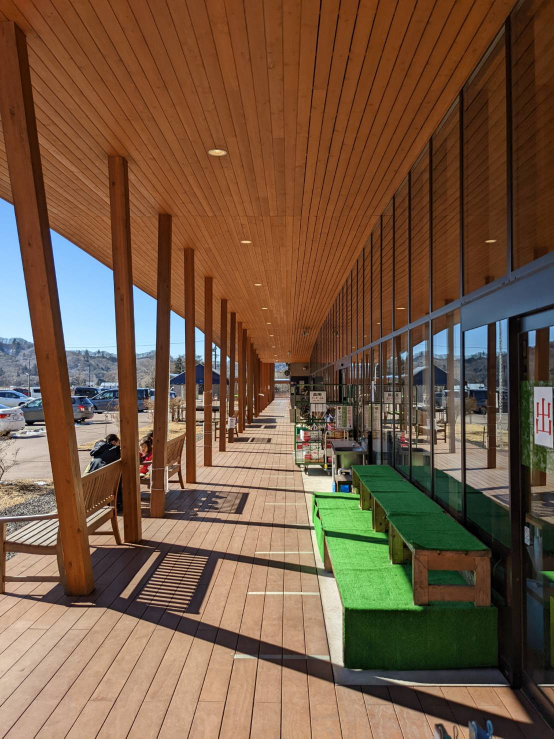
#> input picture imgs_input/karuizawa.jpg, 1108 x 1477 px (shown at 1/2 size)
$ python main.py
#> lines starting #> are read from the running program, lines starting #| are printed output that depends on the picture
### modules/VanishinPointDetector.py
# Contribution
# https://github.com/KEDIARAHUL135/VanishingPoint
import cv2
import math
import numpy as np


class VanishingPointDetector():
    def __init__(self, img):
        self.img = img
        self.lines = None
        self.vp = None

        # Threshold by which lines will be rejected wrt the horizontal
        self.REJECT_DEGREE_TH = 4.0

    # [11 lines left out: function visualize, not called in this run]

    def filterLines(self, lines):
        result_lines = []

        for line in lines:
            [[x1, y1, x2, y2]] = line

            if x1 != x2:
                m = (y2 - y1) / (x2 - x1)
            else:
                m = 100000000
            b = y2 - m * x2
            # theta will contain values between -90 -> +90.
            theta = math.degrees(math.atan(m))

            # Rejecting lines of slope near to 0 degree or 90 degree and storing others
            if self.REJECT_DEGREE_TH <= abs(theta) <= (90 - self.REJECT_DEGREE_TH):
                ll = math.sqrt((y2 - y1)**2 + (x2 - x1)**2)    # length of the line
                result_lines.append([x1, y1, x2, y2, m, b, ll])

        if len(result_lines) > 15:
            result_lines = sorted(result_lines, key=lambda x: x[-1], reverse=True)
            result_lines = result_lines[:15]

        return result_lines

    def getLines(self):
        grayscale_img = cv2.cvtColor(self.img, cv2.COLOR_BGR2GRAY)
        blurred_img = cv2.GaussianBlur(grayscale_img, (5, 5), 1)
        edge_img = cv2.Canny(blurred_img, 40, 255)
        lines = cv2.HoughLinesP(edge_img, 1, np.pi / 180, 50, 10, 15)

        if lines is None:
            print("Not enough lines found in the image for Vanishing Point detection.")
            exit(0)

        lines = self.filterLines(lines)
        self.lines = lines

        return lines

    def getVanishingPoint(self):
        vp = None
        min_error = 100000000000

        lines = self.getLines()

        for i in range(len(lines)):
            for j in range(i + 1, len(lines)):
                m1, b1 = lines[i][4], lines[i][5]
                m2, b2 = lines[j][4], lines[j][5]

                if m1 != m2:
                    x0 = (b1 - b2) / (m2 - m1)
                    y0 = m1 * x0 + b1

                    err = 0
                    for k in range(len(lines)):
                        m, b = lines[k][4], lines[k][5]
                        m_ = (-1 / m)
                        b_ = y0 - m_ * x0

                        x_ = (b - b_) / (m_ - m)
                        y_ = m_ * x_ + b_

                        ll = math.sqrt((y_ - y0)**2 + (x_ - x0)**2)

                        err += ll**2

                    err = math.sqrt(err)

                    if min_error > err:
                        min_error = err
                        vp = [x0, y0]

        self.vp = vp
        return vp

### modules/ScaleDetector.py
import glob
import random
import cv2


class ScaleDetector():
    def __init__(self, img, vanishingPoint, referencePoint, referenceHeight):
        # Vanishing point
        self.vp = vanishingPoint
        # Y and X cordinates of the reference figure origin
        self.rp = referencePoint
        self.rp_x = referencePoint[0]
        self.rp_y = referencePoint[1]
        self.rp_h = referenceHeight
        # Load image
        self.img = img

    # [18 lines left out: function drawHumanFigureLayout, not called in this run]

    def drawVanishingPoint(self):
        cv2.circle(self.img, tuple(map(int, self.vp)), 5, (0, 255, 0), 4)
        return None

    def drawTargetPoint(self, tp):
        cv2.circle(self.img, tp, 5, (0, 0, 255), 4)

    def getExtendedLine(self, img, pt1, pt2):
        x1, y1 = pt1
        x2, y2 = pt2
        w = img.shape[0]
        m = (y2 - y1) / (x2 - x1)
        b = y1 - m * x1
        y_0 = b
        y_w = m * w + b
        # [5 lines of commented-out code are left out]
        return ((0, y_0), (w, y_w), m, b)

    def findIntersection(self, l1, l2):
        (a, b), (c, d) = l1
        (e, f), (g, h) = l2
        # print(a, b, c, d, e, f, g, h)
        x_deno = (d - b) * (g - e) - (c - a) * (h - f)
        x_nume = (f * g - e * h) * (c - a) - (b * c - a * d) * (g - e)
        y_deno = (d - b) * (g - e) - (c - a) * (h - f)
        y_nume = (f * g - e * h) * (d - b) - (b * c - a * d) * (h - f)
        return (x_nume / x_deno, y_nume / y_deno)

    def drawScaledFigure(self, tp):
        # Init
        tp_x = tp[0]
        tp_y = tp[1]
        tp_h = None
        v_img = self.img.copy()

        # Step 1
        sp1 = self.findIntersection((self.rp, (0, self.rp_y)), (self.vp, tp))
        hl = self.getExtendedLine(v_img, self.rp, (0, self.rp_y))
        cv2.line(v_img, tuple(map(int, hl[0])), tuple(map(int, hl[1])), (255, 0, 0), 2)
        cv2.circle(v_img, tuple(map(int, sp1)), 4, (0, 255, 0), 4)

        # Step 2
        sp2 = (sp1[0], sp1[1] - self.rp_h)
        cv2.circle(v_img, tuple(map(int, sp2)), 4, (0, 255, 0), 4)

        # Step 3
        sl1 = self.getExtendedLine(v_img, self.vp, sp1)
        sl2 = self.getExtendedLine(v_img, self.vp, sp2)
        cv2.line(v_img, tuple(map(int, sl1[0])), tuple(map(int, sl1[1])), (255, 0, 0), 2)
        cv2.line(v_img, tuple(map(int, sl2[0])), tuple(map(int, sl2[1])), (255, 0, 0), 2)

        # Step 4
        tp_top_y = int(sl2[2] * tp_x + sl2[3])
        tp_h = tp_y - tp_top_y
        cv2.circle(v_img, (tp_x, tp_top_y), 4, (0, 255, 0), 4)

        # Visualize the result
        img_paths = glob.glob('./imgs_figures/*.png')
        img = random.choice(img_paths)
        fig = cv2.imread(img, -1)
        self.drawHumanFigure(fig, tp_x, tp_y, tp_h)

        return tp_h

    def drawHumanFigure(self, img, x, y, h):
        alpha_img = img.copy()
        alpha_img_h, alpha_img_w = alpha_img.shape[:2]
        alpha_img_h, alpha_img_w = h, int(alpha_img_w * (h / alpha_img_h))
        alpha_img = cv2.resize(alpha_img, (alpha_img_w, alpha_img_h))

        offset_x = int(x - alpha_img_w / 2)
        offset_y = y - h

        # When offset x position of the figure is negative
        if offset_x < 0:
            visible_width = alpha_img_w + offset_x
            # Cropping image: img[top : bottom, left : right]
            alpha_img = alpha_img[0: alpha_img_h, offset_x: alpha_img_w]
            # Update offset and width
            alpha_img_w = visible_width
            offset_x = 0
        # When offset position of the figure exceeds input image size
        if alpha_img_w + offset_x > self.img.shape[1]:
            visible_width = self.img.shape[1] - offset_x
            # Cropping image: img[top : bottom, left : right]
            alpha_img = alpha_img[0: alpha_img_h, 0: visible_width]
            # Update width
            alpha_img_w = visible_width
        # When offset y position of the figure is negative
        if offset_y < 0:
            visible_height = alpha_img_h + offset_y
            # Crop image: img[top : bottom, left : right]
            alpha_img = alpha_img[alpha_img_h - visible_height: alpha_img_h, 0: alpha_img_w]
            # Update offset and height
            alpha_img_h = visible_height
            offset_y = 0

        self.img = self.merge_images(self.img, alpha_img, offset_x, offset_y)

    def merge_images(self, bg, fg_alpha, s_x, s_y):
        alpha = fg_alpha[:, :, 3]
        alpha = cv2.cvtColor(alpha, cv2.COLOR_GRAY2BGR)
        alpha = 0.8 * alpha / 255.0

        fg = fg_alpha[:, :, :3]

        f_h, f_w, _ = fg.shape
        b_h, b_w, _ = bg.shape

        print("f_w:{} f_h:{} b_w:{} b_h:{} s({}, {})".format(f_w, f_h, b_w, b_h, s_x, s_y))

        bg[s_y:f_h + s_y, s_x:f_w + s_x] = (bg[s_y:f_h + s_y, s_x:f_w + s_x] * (1.0 - alpha)).astype('uint8')
        bg[s_y:f_h + s_y, s_x:f_w + s_x] = (bg[s_y:f_h + s_y, s_x:f_w + s_x] + (fg * alpha)).astype('uint8')

        return bg

### main.py

import random
import cv2
from modules.VanishinPointDetector import VanishingPointDetector
from modules.ScaleDetector import ScaleDetector

if __name__ == "__main__":
    img = cv2.imread('imgs_input/karuizawa.jpg', cv2.IMREAD_COLOR)
#> img is the input picture: shape (1477, 1108, 3); mean B, G, R 66.4, 88.8, 116.3
    mask_img = cv2.imread('imgs_input/karuizawa_masked.jpg')
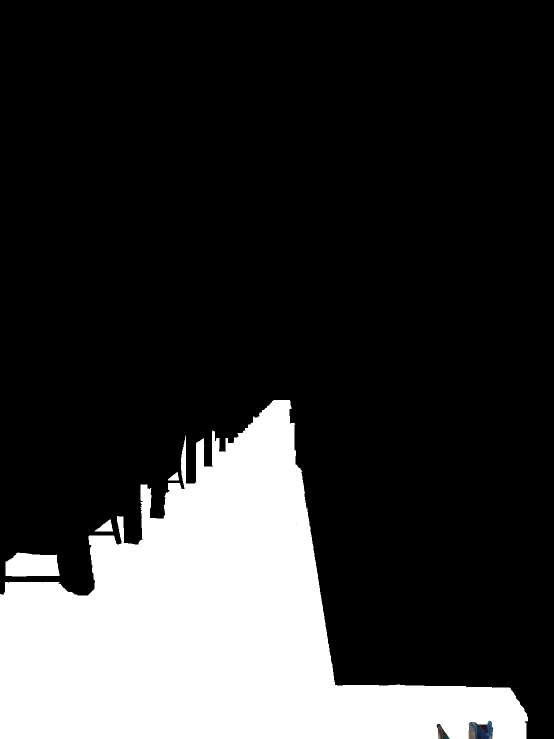
#> input picture imgs_input/karuizawa_masked.jpg, 1108 x 1477 px (shown at 1/2 size)
#> mask_img is the input picture: shape (1477, 1108, 3); mean B, G, R 53.8, 53.7, 53.7
    th, mask_img = cv2.threshold(mask_img, 128, 255, cv2.THRESH_BINARY)
    h, w = img.shape[:2]
#> h = 1477; w = 1108

    vpd = VanishingPointDetector(img)
    vp = vpd.getVanishingPoint()
#> in getLines, `grayscale_img = cv2.cvtColor(self.img, cv2.COLOR_BGR2GRAY)`:
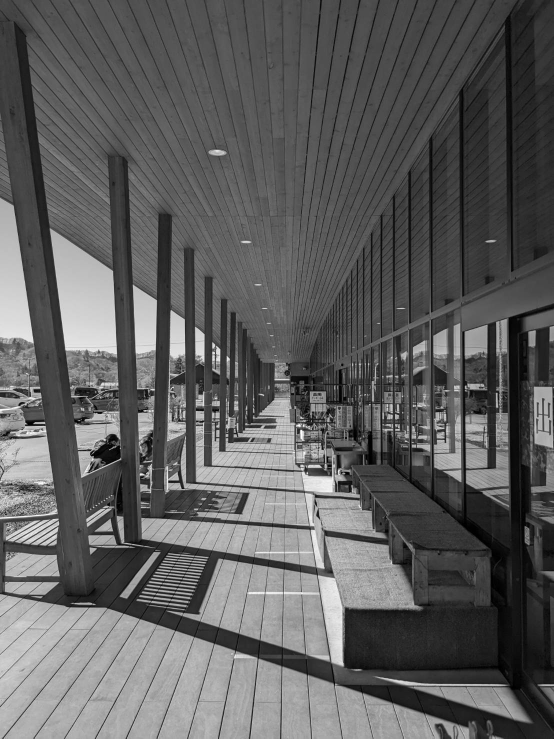
#> grayscale_img: shape (1477, 1108) (shown at 1/2 size); min 0, max 255, mean 94.5
#> in getLines, `edge_img = cv2.Canny(blurred_img, 40, 255)`:
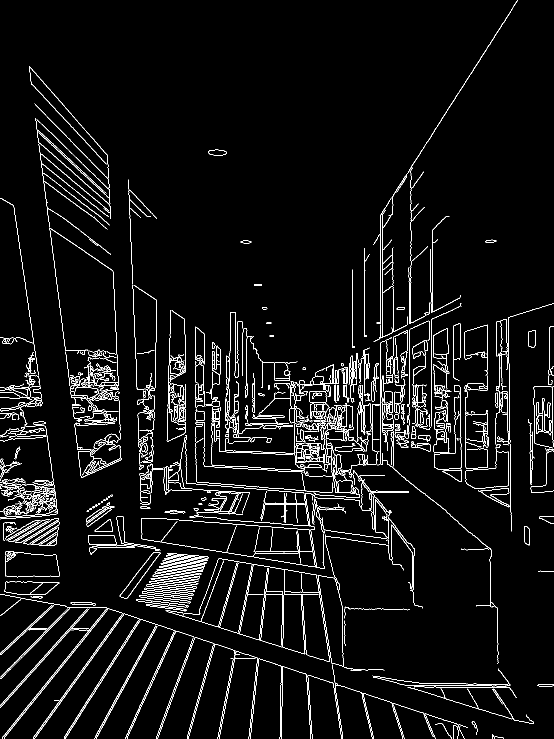
#> edge_img: shape (1477, 1108) (shown at 1/2 size); 4.5% white in thin lines or dots
#> in getLines, `lines = cv2.HoughLinesP(edge_img, 1, np.pi / 180, 50, 10, 15)`: lines = 285 rows, first 6: [264, 1158, 296, 1119], [4, 1476, 186, 1251], [761, 807, 761, 685], [617, 1370, 618, 1394], [875, 250, 929, 167], [564, 1412, 564, 1372]
#> the loop in filterLines, `for line in lines:` made 285 passes
#> (x1, y1, x2, y2, m, b, theta, ll) on passes 1, 2, 5, 7, 8, 9, 10, 11, 12, 13, 14, 15: (264, 1158, 296, 1119, -1.22, 1479.8, -50.63, 50.45), (4, 1476, 186, 1251, -1.24, 1480.9, -51.03, 289.4), (875, 250, 929, 167, -1.54, 1594.9, -56.95, 99.02), (69, 1476, 112, 1417, -1.37, 1570.7, -53.91, 73.01), (47, 1307, 131, 1221, -1.02, 1355.1, -45.67, 120.2), (226, 1319, 241, 1296, -1.53, 1665.5, -56.89, 27.46), (65, 169, 202, 316, 1.07, 99.26, 47.02, 200.9), (153, 880, 155, 899, 9.5, -573.5, 83.99, 19.1), (814, 347, 835, 313, -1.62, 1664.9, -58.3, 39.96), (525, 1246, 527, 1220, -13, 8071, -85.6, 26.08), (0, 1410, 174, 1217, -1.11, 1410, -47.96, 259.9), (152, 1355, 220, 1262, -1.37, 1562.9, -53.83, 115.2)
#> (x1, y1, x2, y2, m, b, theta) on passes 3, 4, 6, 18, 19, 21: (761, 807, 761, 685, 100000000, -76099999315, 90), (617, 1370, 618, 1394, 24, -13438, 87.61), (564, 1412, 564, 1372, 100000000, -56399998628, 90), (704, 835, 704, 812, 100000000, -70399999188, 90), (786, 662, 786, 578, 100000000, -78599999422, 90), (818, 646, 818, 564, 100000000, -81799999436, 90)
#> after the loop in filterLines, `for line in lines:`: result_lines = 140 items
#> in filterLines, `result_lines = result_lines[:15]`: result_lines = 15 items
#> the loop in getVanishingPoint, `for i in range(len(lines)):` made 15 passes
#> after the loop in getVanishingPoint, `for i in range(len(lines)):`: min_error = 39.59; vp = [597.7, 742]
#> vp = [597.7, 742]
    # vpd.visualize()

    positions = []
    while len(positions) < 8:
        y = random.randint(0, h - 1)
        x = random.randint(0, w - 1)
        if mask_img[y][x][0] == 255:
            positions.append((x, y))

    rp = (420, 900)
    rh = 150
    sd = ScaleDetector(img, vp, rp, rh)
    for pos in positions:
        sd.drawScaledFigure(pos)
#> in drawScaledFigure, `cv2.circle(v_img, tuple(map(int, sp1)), 4, (0, 255, 0), 4)`: v_img: shape (1477, 1108, 3); mean B, G, R 66.7, 88.6, 116
#> in drawScaledFigure, `cv2.circle(v_img, tuple(map(int, sp2)), 4, (0, 255, 0), 4)`: v_img: shape (1477, 1108, 3); mean B, G, R 66.7, 88.6, 116
#> in drawScaledFigure, `cv2.circle(v_img, (tp_x, tp_top_y), 4, (0, 255, 0), 4)`: v_img: shape (1477, 1108, 3); mean B, G, R 67.6, 88.2, 115.4
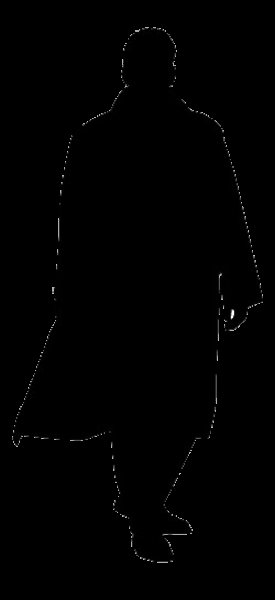
#> input picture imgs_figures/walking_00002.png, 275 x 600 px
#> in drawScaledFigure, fig is the input picture: shape (600, 275, 4); mean B, G, R, A 1, 1, 1, 107.5
#> in merge_images, `alpha = fg_alpha[:, :, 3]`:
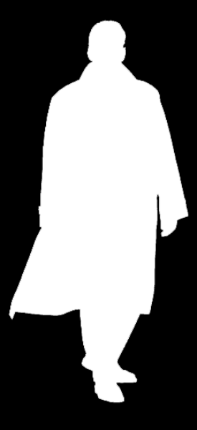
#> alpha: shape (430, 197); min 0, max 255, mean 107.5
#> in merge_images, `alpha = 0.8 * alpha / 255.0`:
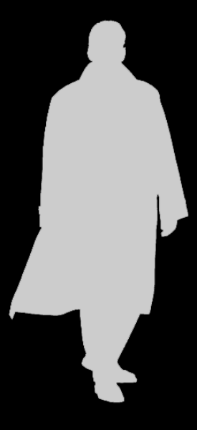
#> alpha: shape (430, 197, 3) float64; min 0, max 0.8, mean 0.337
#| f_w:197 f_h:430 b_w:1108 b_h:1477 s(348, 764)
#> in merge_images, `bg[s_y:f_h + s_y, s_x:f_w + s_x] = (bg[s_y:f_h + s_y, s_x:f_w + s_x] +..`: bg: shape (1477, 1108, 3); mean B, G, R 64.4, 86.5, 113.5
    cv2.imshow('result', sd.img)
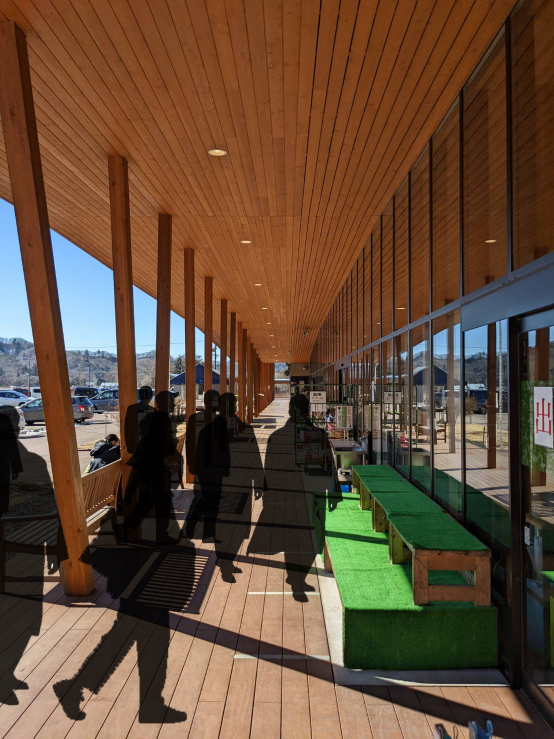
#> window 'result': shape (1477, 1108, 3) (shown at 1/2 size); mean B, G, R 54.9, 75, 99.6
    cv2.waitKey(0)
